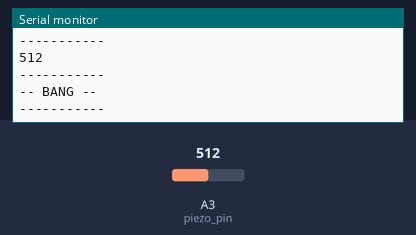
A sketch run on a simulated Arduino Uno, built with avr-gcc and run on an emulated ATmega328P. Shown: the last lines printed to the serial monitor. Inputs (shaded band) come from the test bench; at power-on: A3 (piezo_pin) = 512.

Above: at 1.2 s.
1.3 s: A3 (piezo_pin) set to 490
At 2.3 s:
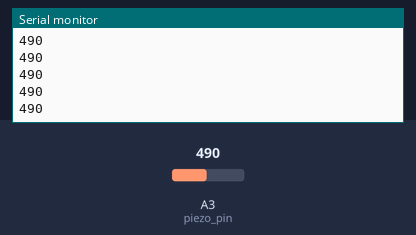
2.8 s: A3 (piezo_pin) set to 510
At 3.8 s:
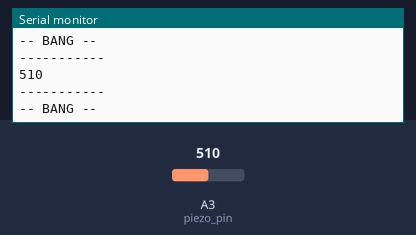
Timing chart, 0 to 5.8 s (numbered marks = the images above; inputs shaded):
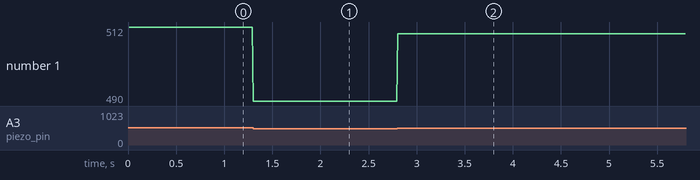

The sketch:

Piezo_input_basic.ino
```cpp
/*
  Code for reading the input from a Piezo

 Programmed by Nathan Villicana-Shaw in the Fall of 2018 for
 the California College of the Arts Interaction Design department.

 */
const int piezo_pin = A3;
const int threshold = 500; // the threshold for "touch" we can adjust this depending on our readings

// to keep track of time
const unsigned long polling_delay = 10; // the number of ms between readings
unsigned long last_poll = 0; // the last time the soft pot was read

int piezo_reading = 0;

void setup() {
  pinMode(piezo_pin, INPUT);
  Serial.begin(57600);
}

void loop() {
  unsigned long now = millis();
  if (now > last_poll + polling_delay) {
    piezo_reading = analogRead(piezo_pin);
    Serial.println(piezo_reading);
    last_poll = now;
    if (piezo_reading > threshold) {
      Serial.println("-----------");
      Serial.println("-- BANG --");
      Serial.println("-----------");
    }
  }
}
```

Measured:
- after the input at 1.3 s, the serial monitor: prints a new line at once (image 1)
- after the input at 2.8 s, the serial monitor: prints a new line at once (image 2)
- plotted number 1: 512 → 490 after the input at 1.3 s, 490 → 510 after the input at 2.8 s
